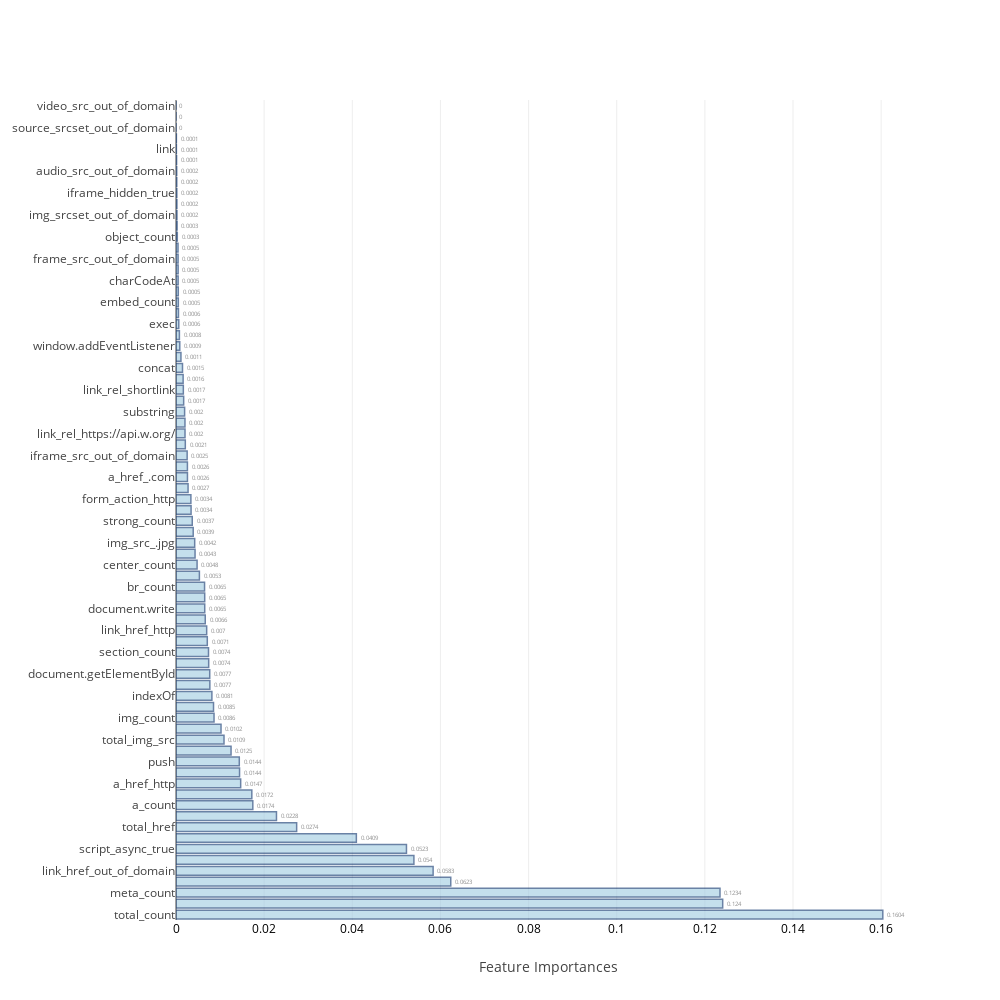
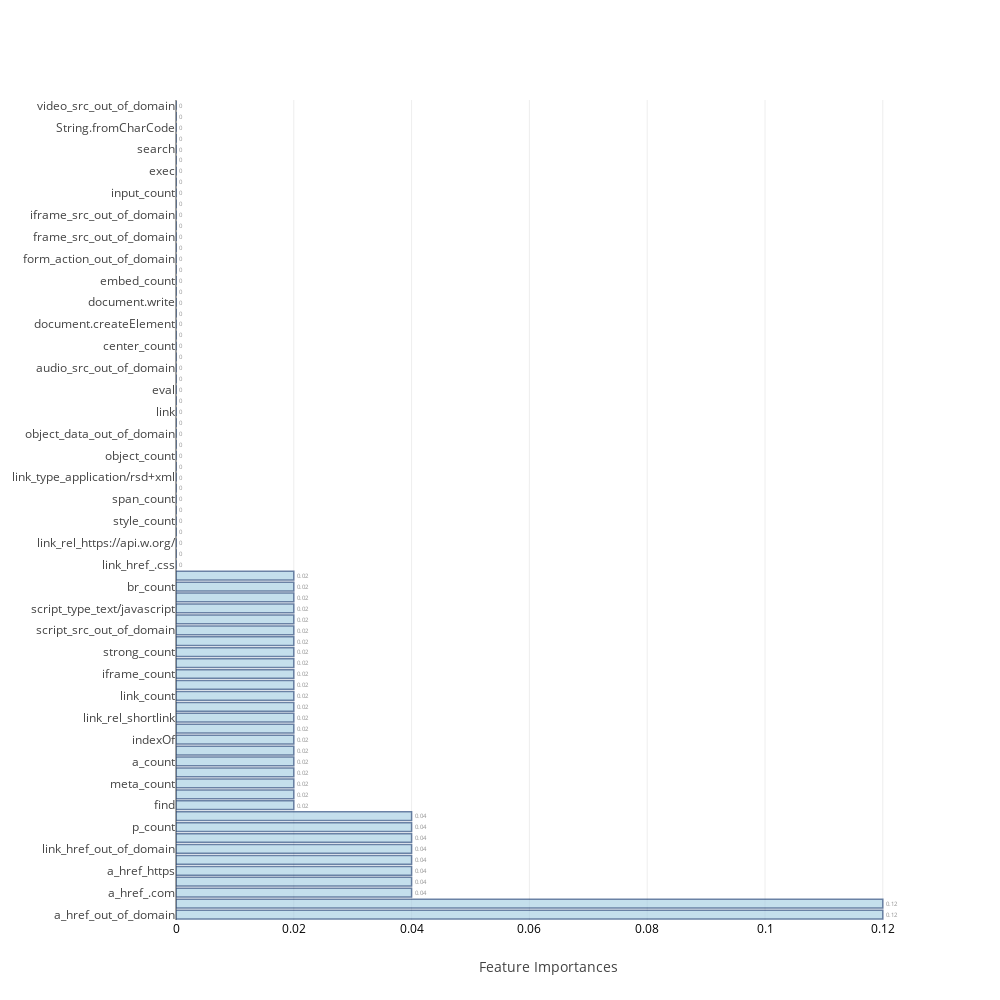
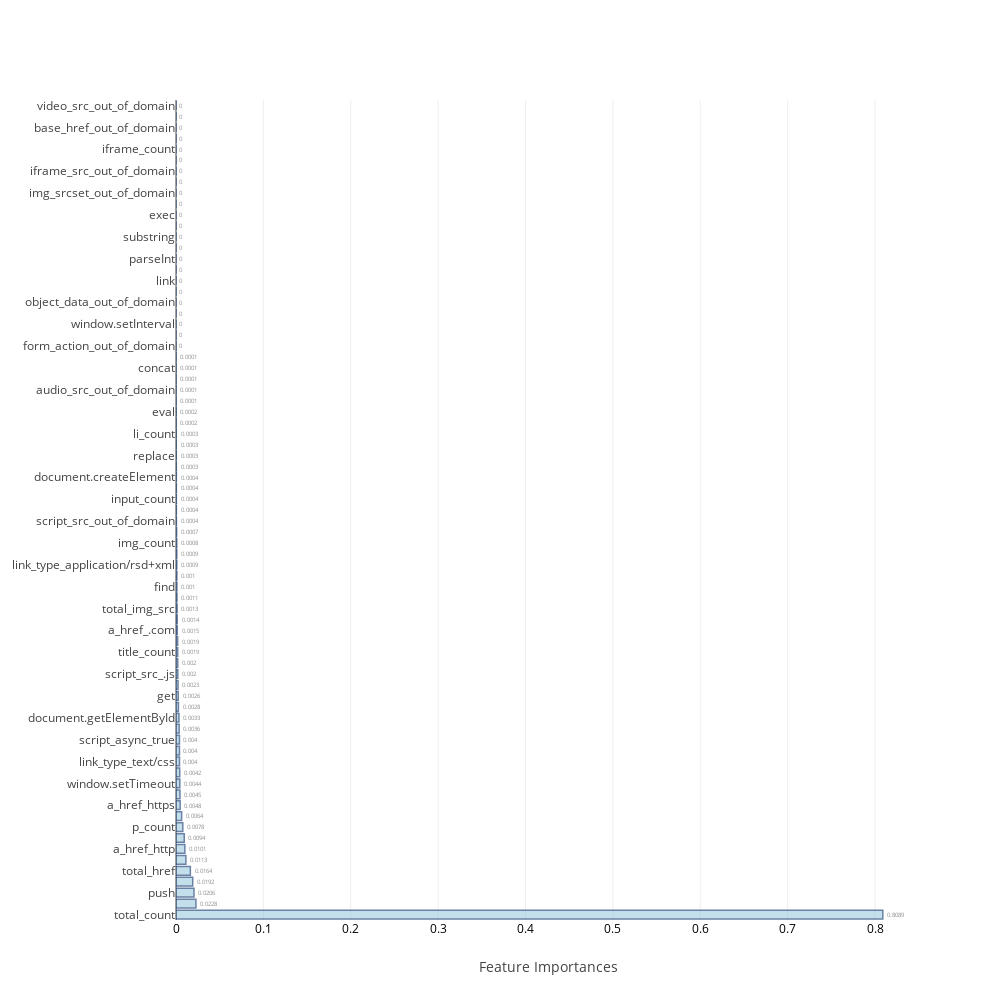
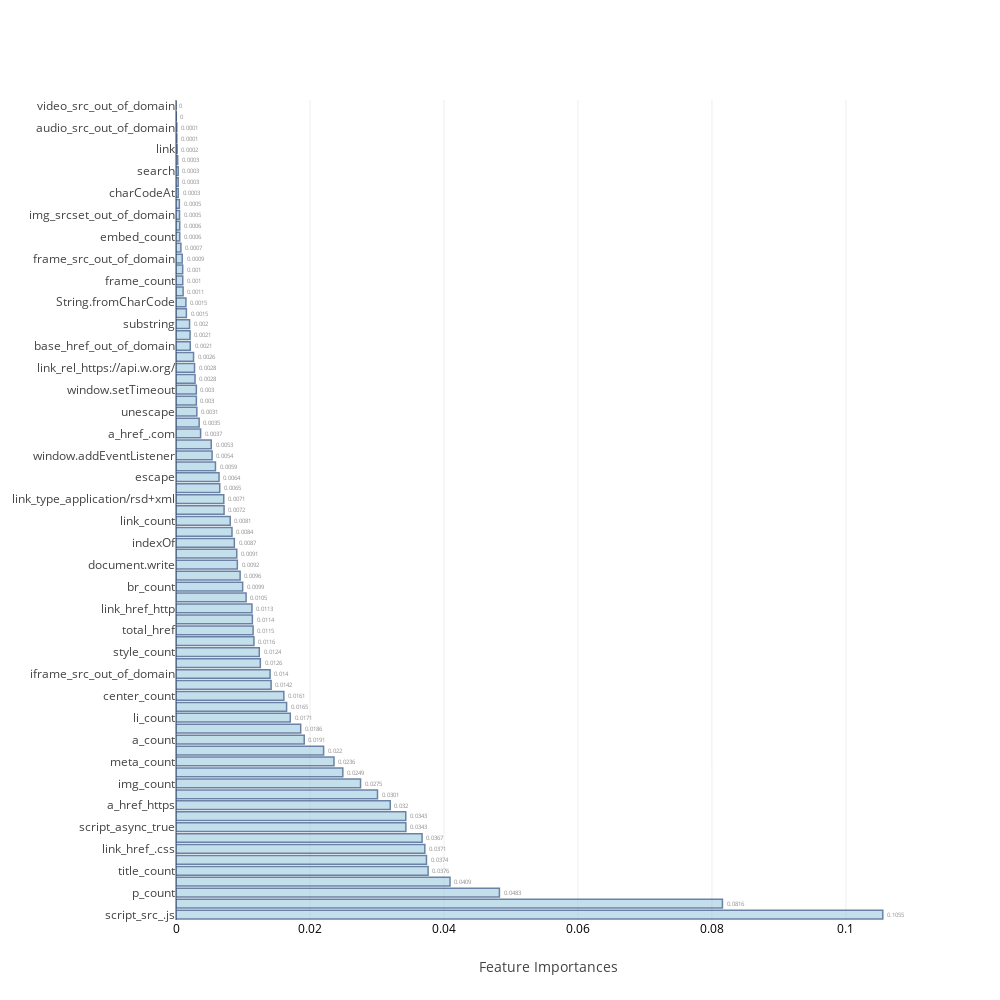

Write notebook code for charts like these, in order.
### Code cell
ind_columns=['KNeighborsClassifier','LogisticRegression','RandomForestClassifier','AdaBoostClassifier',
             'GradientBoostingClassifier','ExtraTreeClassifier','BaggingClassifier','Neural Network-1']

f=[KNN_model,Logistic_model,RandomForest,AdaBoost,GradientBoosting, ExtraTree,Bagging,DeepLearning1]

## Table to store training and test measures
table_80_50_train=pd.DataFrame(columns=['accuracy','TP','TN','FP','FN','FPR','FNR'])
table_80_50_test=pd.DataFrame(columns=['accuracy','TP','TN','FP','FN','FPR','FNR','auc','MCC'])

feat_imp=[None]*4
j=0
for i in range(0,8):
    if i>=2 and i<=5:
        model,cm_train,cm_test,acc_train,acc_test,roc_auc,feat_imp[j],mcc=f[i](scaled_X_train,train_Y,scaled_X_test,test_Y,columns)
        j=j+1
    else:
        model,cm_train,cm_test,acc_train,acc_test,roc_auc,mcc=f[i](scaled_X_train,train_Y,scaled_X_test,test_Y)
    table_80_50_train.loc[i]=   ([acc_train,cm_train.TP,cm_train.TN,cm_train.FP,cm_train.FN,cm_train.FPR,cm_train.FNR])
    table_80_50_test.loc[i] =   ([acc_test ,cm_test.TP, cm_test.TN, cm_test.FP, cm_test.FN, cm_test.FPR, cm_test.FNR,roc_auc,mcc])
    print("\n")

### Figure 1 — Plotly figure (JSON) as saved in the notebook; plotly's stock layout.template omitted (floating-point values rounded to 4 significant figures)
{"data": [{"marker": {"color": "rgb(158,202,225)", "line": {"color": "rgb(8,48,107)", "width": 1.5}}, "opacity": 0.6, "orientation": "h", "text": [0.1604, 0.124, 0.1234, 0.0623, 0.0583, 0.054, 0.0523, 0.0409, 0.0274, 0.0228, 0.0174, 0.0172, 0.0147, 0.0144, 0.0144, 0.0125, 0.0109, 0.0102, 0.0086, 0.0085, 0.0081, 0.0077, 0.0077, 0.0074, 0.0074, 0.0071, 0.007, 0.0066, 0.0065, 0.0065, 0.0065, 0.0053, 0.0048, 0.0043, 0.0042, 0.0039, 0.0037, 0.0034, 0.0034, 0.0027, 0.0026, 0.0026, 0.0025, 0.0021, 0.002, 0.002, 0.002, 0.0017, 0.0017, 0.0016, 0.0015, 0.0011, 0.0009, 0.0008, 0.0006, 0.0006, 0.0005, 0.0005, 0.0005, 0.0005, 0.0005, 0.0005, 0.0003, 0.0003, 0.0002, 0.0002, 0.0002, 0.0002, 0.0002, 0.0001, 0.0001, 0.0001, 0, 0, 0], "textposition": "outside", "type": "bar", "uid": "89ffb854-4e1f-4bcc-a31a-e63d9de1a3c7", "x": [0.1604, 0.124, 0.1234, 0.06234, 0.05834, 0.05398, 0.05229, 0.04092, 0.02738, 0.0228, 0.01743, 0.0172, 0.01467, 0.01442, 0.01436, 0.01249, 0.01089, 0.01022, 0.008628, 0.008513, 0.008144, 0.00768, 0.007653, 0.007415, 0.007375, 0.0071, 0.006958, 0.006638, 0.006518, 0.006512, 0.006481, 0.00531, 0.004783, 0.004322, 0.00424, 0.003903, 0.003686, 0.003419, 0.003378, 0.002736, 0.002597, 0.002588, 0.002529, 0.002112, 0.002044, 0.002034, 0.001955, 0.00174, 0.001662, 0.001616, 0.001474, 0.001122, 0.0008555, 0.0007725, 0.0006276, 0.0005574, 0.0005253, 0.0005143, 0.0004865, 0.0004845, 0.000472, 0.0004577, 0.0002943, 0.0002538, 0.0002183, 0.0002084, 0.0001888, 0.0001752, 0.0001608, 0.0001321, 8.877e-05, 8.541e-05, 0, 0, 0], "y": ["total_count", "div_count", "meta_count", "link_count", "link_href_out_of_domain", "script_type_text/javascript", "script_async_true", "title_count", "total_href", "p_count", "a_count", "span_count", "a_href_http", "a_href_out_of_domain", "push", "a_href_https", "total_img_src", "style_count", "img_count", "script_src_.js", "indexOf", "link_type_text/css", "document.getElementById", "link_href_.css", "section_count", "document.createElement", "link_href_http", "img_src_out_of_domain", "document.write", "li_count", "br_count", "replace", "center_count", "input_count", "img_src_.jpg", "script_src_out_of_domain", "strong_count", "form_action_out_of_domain", "form_action_http", "get", "a_href_.com", "iframe_count", "iframe_src_out_of_domain", "escape", "link_rel_https://api.w.org/", "find", "substring", "window.setTimeout", "link_rel_shortlink", "parseInt", "concat", "link_type_application/rsd+xml", "window.addEventListener", "unescape", "exec", "String.fromCharCode", "embed_count", "embed_src_out_of_domain", "charCodeAt", "eval", "frame_src_out_of_domain", "frame_count", "object_count", "object_data_out_of_domain", "img_srcset_out_of_domain", "base_href_out_of_domain", "iframe_hidden_true", "search", "audio_src_out_of_domain", "area_href_out_of_domain", "link", "window.setInterval", "source_srcset_out_of_domain", "source_src_out_of_domain", "video_src_out_of_domain"]}], "layout": {"autosize": false, "height": 1000, "width": 1000, "xaxis": {"tickfont": {"color": "black", "size": 12}, "title": "Feature Importances"}, "yaxis": {"automargin": true}}}

### Figure 2 — Plotly figure (JSON) as saved in the notebook; plotly's stock layout.template omitted (floating-point values rounded to 4 significant figures)
{"data": [{"marker": {"color": "rgb(158,202,225)", "line": {"color": "rgb(8,48,107)", "width": 1.5}}, "opacity": 0.6, "orientation": "h", "text": [0.12, 0.12, 0.04, 0.04, 0.04, 0.04, 0.04, 0.04, 0.04, 0.04, 0.02, 0.02, 0.02, 0.02, 0.02, 0.02, 0.02, 0.02, 0.02, 0.02, 0.02, 0.02, 0.02, 0.02, 0.02, 0.02, 0.02, 0.02, 0.02, 0.02, 0.02, 0.02, 0, 0, 0, 0, 0, 0, 0, 0, 0, 0, 0, 0, 0, 0, 0, 0, 0, 0, 0, 0, 0, 0, 0, 0, 0, 0, 0, 0, 0, 0, 0, 0, 0, 0, 0, 0, 0, 0, 0, 0, 0, 0, 0], "textposition": "outside", "type": "bar", "uid": "19232624-b2de-4518-941b-93a785e1cc58", "x": [0.12, 0.12, 0.04, 0.04, 0.04, 0.04, 0.04, 0.04, 0.04, 0.04, 0.02, 0.02, 0.02, 0.02, 0.02, 0.02, 0.02, 0.02, 0.02, 0.02, 0.02, 0.02, 0.02, 0.02, 0.02, 0.02, 0.02, 0.02, 0.02, 0.02, 0.02, 0.02, 0, 0, 0, 0, 0, 0, 0, 0, 0, 0, 0, 0, 0, 0, 0, 0, 0, 0, 0, 0, 0, 0, 0, 0, 0, 0, 0, 0, 0, 0, 0, 0, 0, 0, 0, 0, 0, 0, 0, 0, 0, 0, 0], "y": ["a_href_out_of_domain", "total_count", "a_href_.com", "a_href_http", "a_href_https", "img_src_.jpg", "link_href_out_of_domain", "section_count", "p_count", "link_type_text/css", "find", "img_srcset_out_of_domain", "meta_count", "concat", "a_count", "get", "indexOf", "push", "link_rel_shortlink", "link_href_http", "link_count", "img_count", "iframe_count", "window.addEventListener", "strong_count", "total_img_src", "script_src_out_of_domain", "form_action_http", "script_type_text/javascript", "window.setTimeout", "br_count", "script_async_true", "link_href_.css", "total_href", "link_rel_https://api.w.org/", "title_count", "style_count", "unescape", "span_count", "source_srcset_out_of_domain", "link_type_application/rsd+xml", "source_src_out_of_domain", "object_count", "script_src_.js", "object_data_out_of_domain", "li_count", "link", "parseInt", "eval", "area_href_out_of_domain", "audio_src_out_of_domain", "base_href_out_of_domain", "center_count", "div_count", "document.createElement", "document.getElementById", "document.write", "window.setInterval", "embed_count", "embed_src_out_of_domain", "form_action_out_of_domain", "frame_count", "frame_src_out_of_domain", "iframe_hidden_true", "iframe_src_out_of_domain", "img_src_out_of_domain", "input_count", "charCodeAt", "exec", "replace", "search", "substring", "String.fromCharCode", "escape", "video_src_out_of_domain"]}], "layout": {"autosize": false, "height": 1000, "width": 1000, "xaxis": {"tickfont": {"color": "black", "size": 12}, "title": "Feature Importances"}, "yaxis": {"automargin": true}}}

### Figure 3 — Plotly figure (JSON) as saved in the notebook; plotly's stock layout.template omitted (floating-point values rounded to 4 significant figures)
{"data": [{"marker": {"color": "rgb(158,202,225)", "line": {"color": "rgb(8,48,107)", "width": 1.5}}, "opacity": 0.6, "orientation": "h", "text": [0.8089, 0.0228, 0.0206, 0.0192, 0.0164, 0.0113, 0.0101, 0.0094, 0.0078, 0.0064, 0.0048, 0.0045, 0.0044, 0.0042, 0.004, 0.004, 0.004, 0.0036, 0.0033, 0.0028, 0.0026, 0.0023, 0.002, 0.002, 0.0019, 0.0019, 0.0015, 0.0014, 0.0013, 0.0011, 0.001, 0.001, 0.0009, 0.0009, 0.0008, 0.0007, 0.0004, 0.0004, 0.0004, 0.0004, 0.0004, 0.0003, 0.0003, 0.0003, 0.0003, 0.0002, 0.0002, 0.0001, 0.0001, 0.0001, 0.0001, 0.0001, 0, 0, 0, 0, 0, 0, 0, 0, 0, 0, 0, 0, 0, 0, 0, 0, 0, 0, 0, 0, 0, 0, 0], "textposition": "outside", "type": "bar", "uid": "da3e8c6c-a143-4ebe-ba15-9a8f5e614a5f", "x": [0.8089, 0.02282, 0.0206, 0.01915, 0.0164, 0.0113, 0.01011, 0.009405, 0.007784, 0.006435, 0.004774, 0.004526, 0.004367, 0.004237, 0.003995, 0.003961, 0.003958, 0.003611, 0.003349, 0.002774, 0.002553, 0.002298, 0.002045, 0.001978, 0.001919, 0.001853, 0.001472, 0.001447, 0.001311, 0.001137, 0.001034, 0.0009989, 0.0009435, 0.0009009, 0.0008468, 0.0006987, 0.0004385, 0.0004156, 0.0004149, 0.0004119, 0.0003757, 0.0003449, 0.0003317, 0.0002739, 0.0002586, 0.0001966, 0.0001952, 9.902e-05, 9.535e-05, 8.572e-05, 5.588e-05, 5.189e-05, 2.581e-05, 1.881e-05, 6.209e-07, 0, 0, 0, 0, 0, 0, 0, 0, 0, 0, 0, 0, 0, 0, 0, 0, 0, 0, 0, 0], "y": ["total_count", "a_href_out_of_domain", "push", "link_href_out_of_domain", "total_href", "div_count", "a_href_http", "meta_count", "p_count", "form_action_http", "a_href_https", "indexOf", "window.setTimeout", "section_count", "link_type_text/css", "strong_count", "script_async_true", "document.write", "document.getElementById", "a_count", "get", "link_href_http", "script_src_.js", "center_count", "title_count", "link_rel_shortlink", "a_href_.com", "link_count", "total_img_src", "unescape", "find", "frame_src_out_of_domain", "link_type_application/rsd+xml", "escape", "img_count", "frame_count", "script_src_out_of_domain", "br_count", "input_count", "span_count", "document.createElement", "link_rel_https://api.w.org/", "replace", "object_count", "li_count", "embed_src_out_of_domain", "eval", "style_count", "audio_src_out_of_domain", "img_src_.jpg", "concat", "script_type_text/javascript", "form_action_out_of_domain", "window.addEventListener", "window.setInterval", "source_src_out_of_domain", "object_data_out_of_domain", "source_srcset_out_of_domain", "link", "link_href_.css", "parseInt", "String.fromCharCode", "substring", "search", "exec", "charCodeAt", "img_srcset_out_of_domain", "img_src_out_of_domain", "iframe_src_out_of_domain", "iframe_hidden_true", "iframe_count", "embed_count", "base_href_out_of_domain", "area_href_out_of_domain", "video_src_out_of_domain"]}], "layout": {"autosize": false, "height": 1000, "width": 1000, "xaxis": {"tickfont": {"color": "black", "size": 12}, "title": "Feature Importances"}, "yaxis": {"automargin": true}}}

### Figure 4 — Plotly figure (JSON) as saved in the notebook; plotly's stock layout.template omitted (floating-point values rounded to 4 significant figures)
{"data": [{"marker": {"color": "rgb(158,202,225)", "line": {"color": "rgb(8,48,107)", "width": 1.5}}, "opacity": 0.6, "orientation": "h", "text": [0.1055, 0.0816, 0.0483, 0.0409, 0.0376, 0.0374, 0.0371, 0.0367, 0.0343, 0.0343, 0.032, 0.0301, 0.0275, 0.0249, 0.0236, 0.022, 0.0191, 0.0186, 0.0171, 0.0165, 0.0161, 0.0142, 0.014, 0.0126, 0.0124, 0.0116, 0.0115, 0.0114, 0.0113, 0.0105, 0.0099, 0.0096, 0.0092, 0.0091, 0.0087, 0.0084, 0.0081, 0.0072, 0.0071, 0.0065, 0.0064, 0.0059, 0.0054, 0.0053, 0.0037, 0.0035, 0.0031, 0.003, 0.003, 0.0028, 0.0028, 0.0026, 0.0021, 0.0021, 0.002, 0.0015, 0.0015, 0.0011, 0.001, 0.001, 0.0009, 0.0007, 0.0006, 0.0006, 0.0005, 0.0005, 0.0003, 0.0003, 0.0003, 0.0003, 0.0002, 0.0001, 0.0001, 0, 0], "textposition": "outside", "type": "bar", "uid": "61f0a591-78be-4fab-9a37-f4f173f59098", "x": [0.1055, 0.08157, 0.04828, 0.0409, 0.03763, 0.03739, 0.03714, 0.03673, 0.03431, 0.0343, 0.03198, 0.03008, 0.02755, 0.0249, 0.02358, 0.02204, 0.01914, 0.01861, 0.01706, 0.01651, 0.0161, 0.0142, 0.01404, 0.01259, 0.01243, 0.01163, 0.01151, 0.0114, 0.01134, 0.01046, 0.009948, 0.009571, 0.009156, 0.00907, 0.008712, 0.00836, 0.00809, 0.007179, 0.007129, 0.006528, 0.006423, 0.00589, 0.005389, 0.00526, 0.003673, 0.003457, 0.003109, 0.003039, 0.003035, 0.00284, 0.002764, 0.00262, 0.002128, 0.002097, 0.002025, 0.001548, 0.00148, 0.001062, 0.001006, 0.0009977, 0.0009334, 0.0007279, 0.0005563, 0.0005551, 0.0005261, 0.0005025, 0.0003406, 0.0003284, 0.0003255, 0.0002532, 0.0001681, 0.0001243, 0.000121, 4.479e-05, 4.633e-10], "y": ["script_src_.js", "total_count", "p_count", "iframe_count", "title_count", "script_type_text/javascript", "link_href_.css", "script_src_out_of_domain", "script_async_true", "span_count", "a_href_https", "a_href_out_of_domain", "img_count", "img_src_out_of_domain", "meta_count", "total_img_src", "a_count", "document.createElement", "li_count", "link_type_text/css", "center_count", "div_count", "iframe_src_out_of_domain", "form_action_http", "style_count", "link_href_out_of_domain", "total_href", "push", "link_href_http", "a_href_http", "br_count", "section_count", "document.write", "input_count", "indexOf", "document.getElementById", "link_count", "img_src_.jpg", "link_type_application/rsd+xml", "form_action_out_of_domain", "escape", "strong_count", "window.addEventListener", "replace", "a_href_.com", "link_rel_shortlink", "unescape", "get", "window.setTimeout", "concat", "link_rel_https://api.w.org/", "parseInt", "base_href_out_of_domain", "find", "substring", "eval", "String.fromCharCode", "exec", "frame_count", "iframe_hidden_true", "frame_src_out_of_domain", "object_count", "embed_count", "embed_src_out_of_domain", "img_srcset_out_of_domain", "window.setInterval", "charCodeAt", "area_href_out_of_domain", "search", "object_data_out_of_domain", "link", "source_srcset_out_of_domain", "audio_src_out_of_domain", "source_src_out_of_domain", "video_src_out_of_domain"]}], "layout": {"autosize": false, "height": 1000, "width": 1000, "xaxis": {"tickfont": {"color": "black", "size": 12}, "title": "Feature Importances"}, "yaxis": {"automargin": true}}}
